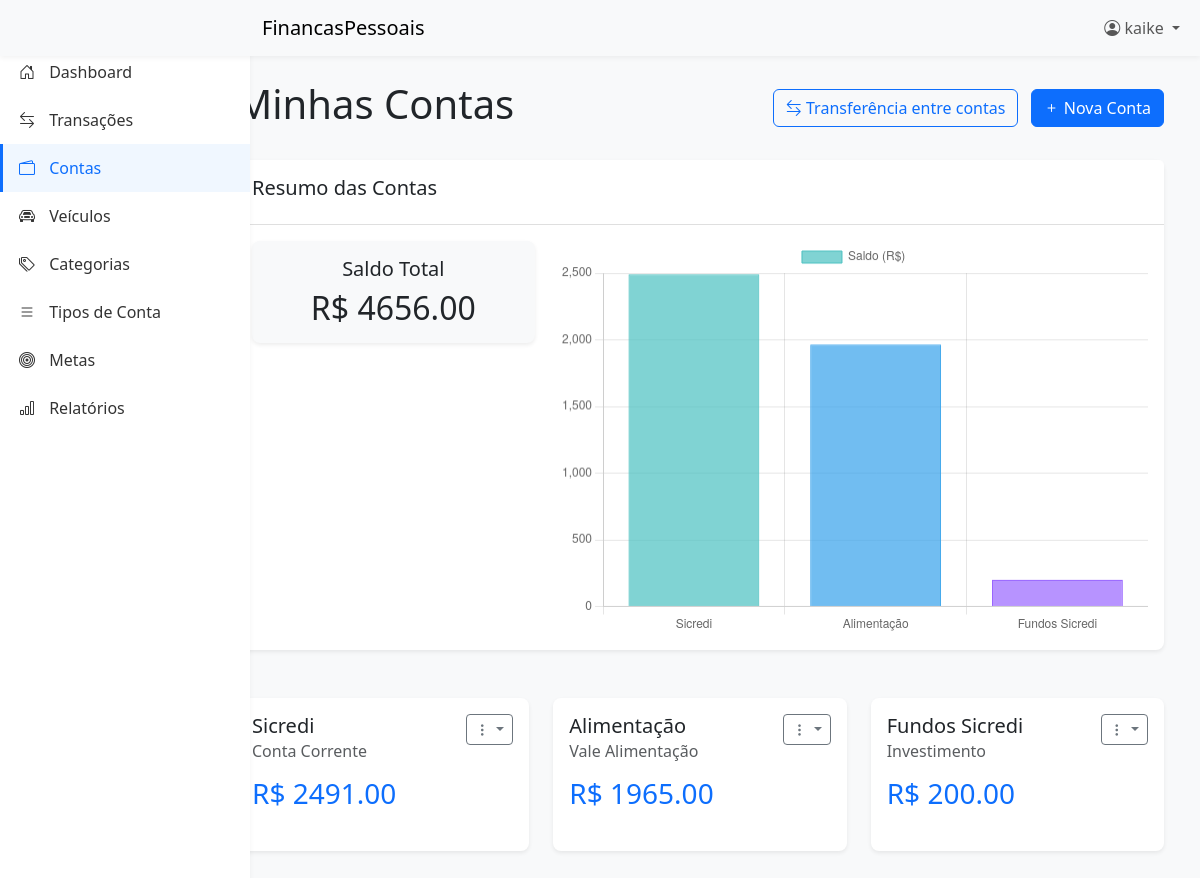
The page /contas/ (signed in) on the database as committed earlier.
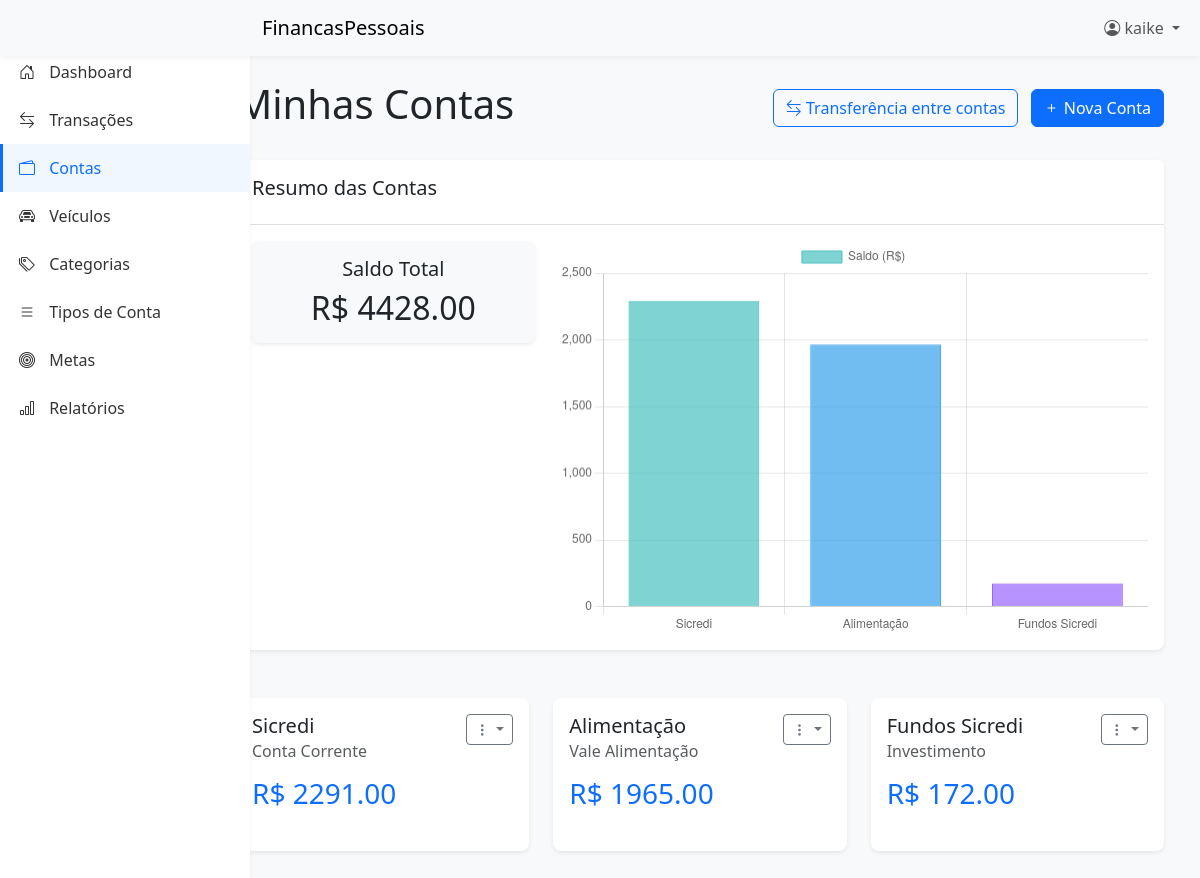
The same page on the database as committed later.
### core/models.py (models this page shows, shortened)
class Conta(models.Model):
    nome = models.CharField(max_length=100)
    saldo = models.DecimalField(max_digits=10, decimal_places=2, default=0)
    tipo = models.ForeignKey(TipoConta, on_delete=models.SET_NULL, null=True)
    usuario = models.ForeignKey(User, on_delete=models.CASCADE)

class TipoConta(models.Model):
    nome = models.CharField(max_length=100)
    usuario = models.ForeignKey(User, on_delete=models.CASCADE)
    class Meta:
        verbose_name = "Tipo de Conta"
        verbose_name_plural = "Tipos de Conta"

### core/views.py (the view)
# urls.py: path("contas/", views.contas_lista, name="contas_lista"),
@login_required
def contas_lista(request):
    contas = Conta.objects.filter(usuario=request.user)
    saldo_total = contas.aggregate(total=Sum("saldo")).get("total", Decimal("0.00"))
    hoje = timezone.now().date()
    context = {"contas": contas, "saldo_total": saldo_total, "hoje": hoje}
    return render(request, "core/contas.html", context)

### templates/core/contas.html (shortened to what the changed rows need)
{% extends 'base.html' %}
{% block content %}
<div class="container-fluid">
    <div class="d-flex justify-content-between align-items-center mb-4">
        <h1>Minhas Contas</h1>
    </div>
    <div class="row mb-4">
        <div class="col-md-12">
            <div class="card">
                <div class="card-body">
                    <div class="row">
                        <div class="col-md-4">
                            <div class="card bg-light mb-3">
                                <div class="card-body">
                                    <h5 class="card-title text-center">Saldo Total</h5>
                                    <h2 class="card-text text-center">R$ {{ saldo_total|default:"0.00"|floatformat:2 }}
                                    </h2>
                                </div>
                            </div>
                        </div>
                        <div class="col-md-8">
                            <canvas id="chartContas" height="200"></canvas>
                        </div>
                    </div>
                </div>
            </div>
        </div>
    </div>
    <div class="row row-cols-1 row-cols-md-3 g-4 mb-4">
        {% for conta in contas %}
        <div class="col">
            <div class="card h-100">
                <div class="card-body">
                    <div class="d-flex justify-content-between align-items-start">
                        <h5 class="card-title">{{ conta.nome }}</h5>
                        <div class="dropdown">
                            <button class="btn btn-sm btn-outline-secondary dropdown-toggle" type="button"
                                id="dropdownMenuButton{{ conta.id }}" data-bs-toggle="dropdown" aria-expanded="false">
                                <i class="bi bi-three-dots-vertical"></i>
                            </button>
                        </div>
                    </div>
                    <h6 class="card-subtitle mb-2 text-muted">{{ conta.tipo.nome|default:"Sem tipo definido" }}</h6>
                    <div class="card-text mt-3">
                        <h3 class="text-primary mb-0">R$ {{ conta.saldo|floatformat:2 }}</h3>
                    </div>
                </div>
            </div>
        </div>
        {% empty %}
        <div class="col-12">
            <div class="alert alert-info">
                Você ainda não tem contas cadastradas. Crie uma nova conta utilizando o botão "Nova Conta".
            </div>
        </div>
        {% endfor %}
    </div>
</div>
{% endblock %}
{% block extra_js %}
<script>
    // Gráfico de distribuição de contas
    const ctxContas = document.getElementById('chartContas').getContext('2d');
    const chartContas = new Chart(ctxContas, {
        type: 'bar',
        data: {
            labels: [{% for conta in contas %}'{{ conta.nome }}',{% endfor %}],
    datasets: [{
        label: 'Saldo (R$)',
        data: [{% for conta in contas %}{{ conta.saldo }}, {% endfor %}],
        backgroundColor: [
            'rgba(75, 192, 192, 0.7)',
            'rgba(54, 162, 235, 0.7)',
            'rgba(153, 102, 255, 0.7)',
            'rgba(255, 159, 64, 0.7)',
            'rgba(255, 99, 132, 0.7)'
        ],
            borderColor: [
                'rgba(75, 192, 192, 1)',
                'rgba(54, 162, 235, 1)',
                'rgba(153, 102, 255, 1)',
                'rgba(255, 159, 64, 1)',
                'rgba(255, 99, 132, 1)'
            ],
                borderWidth: 1
            }]
        },
    options: {
        responsive: true,
            scales: {
            y: {
                beginAtZero: true
            }
        }
    }
    });
    // Configurar modal de transferência
    document.addEventListener('DOMContentLoaded', function () {
        const modalTransferencia = document.getElementById('modalTransferencia');
        if (modalTransferencia) {
            modalTransferencia.addEventListener('show.bs.modal', function (event) {
                const button = event.relatedTarget;
                const contaOrigem = button.getAttribute('data-conta-origem');
                if (contaOrigem) {
                    document.getElementById('conta_origem').value = contaOrigem;
                }
            });
        }
        // Configurar modal de nova transação
        const modalNovaTransacao = document.getElementById('modalNovaTransacao');
        if (modalNovaTransacao) {
            modalNovaTransacao.addEventListener('show.bs.modal', function (event) {
                const button = event.relatedTarget;
                const conta = button.getAttribute('data-conta');
                const tipo = button.getAttribute('data-tipo');
                document.getElementById('transacao_conta').value = conta;
                document.getElementById('transacao_tipo').value = tipo;
            });
        }
    });
</script>
{% endblock %}

Rows that differ between the two databases and show on the page:
changed Conta "Sicredi": saldo "2491.00" → "2291.00"
changed Conta "Fundos Sicredi": saldo "200.00" → "172.00"
Other text that changed with them:
{{ saldo_total|default:"0.00"|floatformat:2 }}: "4656.00" → "4428.00"
chart data {{ conta.saldo }}: 2491.00, 1965.00, 200.00 → 2291.00, 1965.00, 172.00
